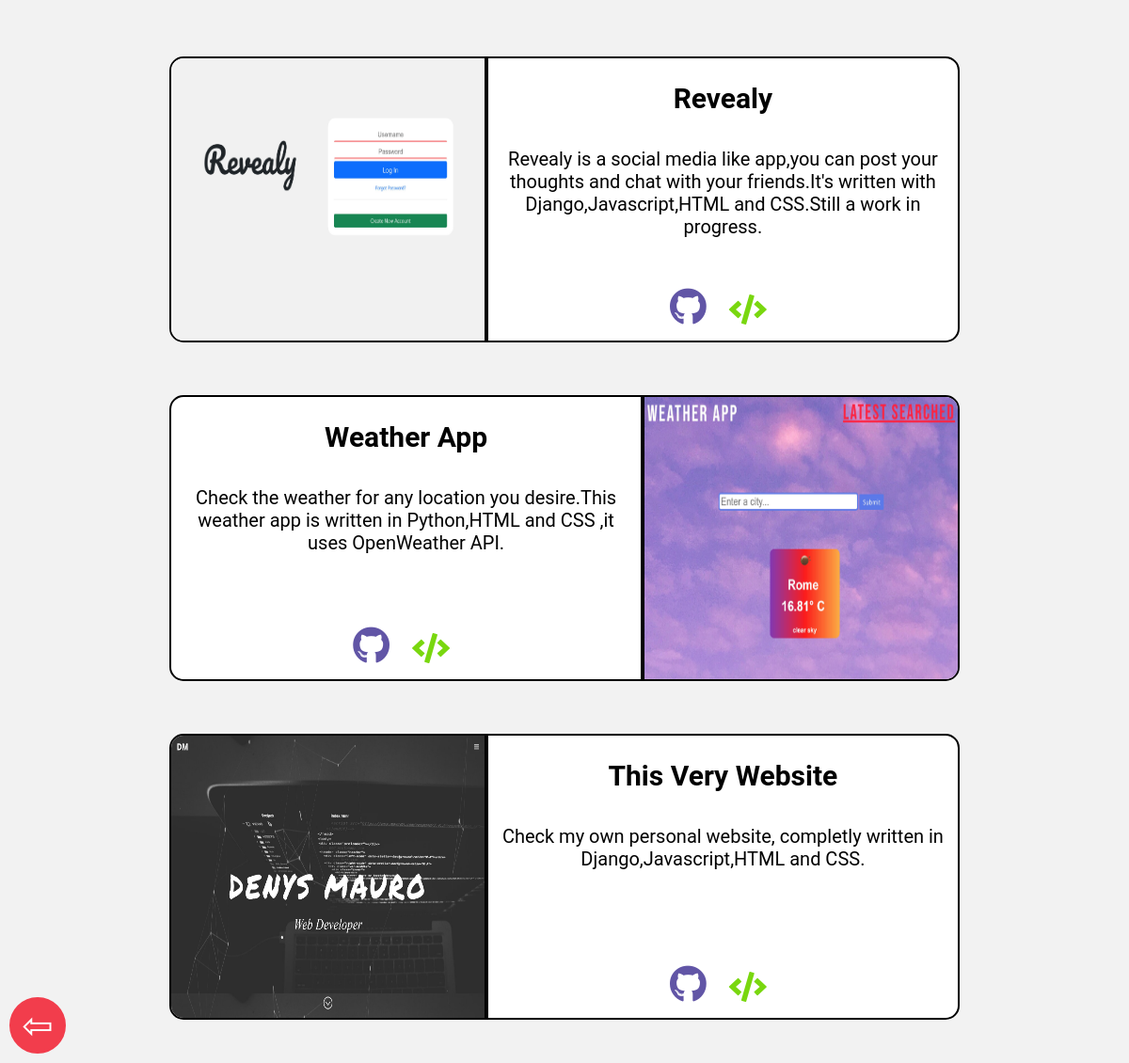
/projects/, run on the app's committed database.
### projects/models.py (models this page shows, shortened)
class ProjectDetail(models.Model):
    name = models.CharField(max_length=50)
    image = models.ImageField(blank=True, upload_to='projects_img/')
    description = models.TextField(max_length=500)
    github_url = models.URLField(max_length=200)
    live_url = models.URLField(max_length=200, blank=True)

### projects/views.py (the view)
# urls.py: path('', base_project, name="base_project"),
def base_project(request):
    all_projects_info = ProjectDetail.objects.all()
    all_projects = []
    for proj_info in all_projects_info:
        all_projects.append(proj_info)
    return render(request, "base_project.html", {'all_projects':all_projects})

### projects/templates/base_project.html (shortened to what this page needs)
<!DOCTYPE html>
{% load static %}
<html lang="en">
<head>
  <link rel='stylesheet' href='https://cdnjs.cloudflare.com/ajax/libs/font-awesome/5.15.4/css/all.min.css'>
  <link rel="stylesheet" href="{% static 'css/base_project.css' %}">
</head>
<body>
<a href="{% url 'website:index' %}"><button title="Back to Main Page" type="button" class="nav">⇦</button></a>
  {% for project in all_projects %}
  {% if forloop.counter0|divisibleby:2 %}
  <div class="container-wrap">
  <div class="img-cont">
  <img src="/media/{{ project.image }}" onerror="this.style.display='none';"></div>
  <div class="proj-d">
    <h2 class="proj-title">{{project.name}}</h2>
    <p>{{ project.description }}</p>
    <div class="icon-cont">
  <ul>
      <li><a href="{{ project.github_url }}" id="links"><i class="fab fa-github"></i></a></li>
      <li><a href="{{ project.live_url }}" id="links"><i class="fas fa-code" {% if not project.live_url %}title="No live code sorry!"{% endif %}></i></a></li>
    </ul>
  </div>
  </div>
  </div>
  {% else %}
    <div class="container-wrap">
  <div class="proj-d-odd">
    <h2 class="proj-title">{{project.name}}</h2>
    <p>{{ project.description }}</p>
    <div class="icon-cont-odd">
  <ul>
      <li><a href="{{ project.github_url }}" id="links"><i class="fab fa-github"></i></a></li>
      <li><a href="{{ project.live_url }}" id="links"><i class="fas fa-code" {% if not project.live_url %}title="No live code sorry!"{% endif %}></i></a></li>
    </ul>
  </div>
  </div>
  <div class="img-cont-odd">
  <img src="/media/{{ project.image }}" onerror="this.style.display='none';"></div>
  </div>
  {% endif %}
  {% endfor %}
</body>
</html>

### projects/static/css/base_project.css (style rules this page uses)
body, html { margin: 0; background-color: #F2F2F2; }
a, button { cursor: pointer; }
.nav { width: 60px; background-color: #F23D4C; height: 60px; text-align: center; border-radius: 50%; border: #F23D4C solid; color: white; font-size: 40px; position: fixed; bottom: 10px; left: 10px; transition: .4s ease-out; }
.container-wrap { width: 70%; height: 300px; margin-left: 15%; margin-right: 15%; margin-top: 5%; display: flex; font-family: 'Roboto',sans-serif; }
.img-cont { background-color: white; width: 40%; height: 100%; flex-grow: 1; border: solid 2px black; border-top-left-radius: 15px; border-bottom-left-radius: 15px; overflow: hidden; }
img { width:100%; height:100%; }
.proj-d { width: 60%; height: 100%; background-color: white; flex-grow: 1; border: solid 2px black; border-top-right-radius: 15px; border-bottom-right-radius: 15px; position: relative; }
.proj-title { text-align: center; font-size: 30px; }
p { padding: 10px; font-size: 20px; word-wrap: break-word; text-align: center; }
ul { display: inline-block; }
ul li { display: inline-block; padding-left: 10px; padding-right: 10px; }
.fa-github { color: #6155a6; font-size: 2.5em; transition: .6s ease-out; }
.fa-code { color: #79D70F; font-size: 2em; padding-right: 50px; transition: .6s ease-out; }
.icon-cont { text-align:center; background-color: white; bottom: 0; position: absolute; width:100%; border-bottom-right-radius: 15px; }
body:last-child { padding-bottom: 50px; }
.img-cont-odd { background-color: white; width: 40%; height: 100%; flex-grow: 1; border: solid 2px black; border-top-right-radius: 15px; border-bottom-right-radius: 15px; overflow: hidden; }
.proj-d-odd { width: 60%; height: 100%; background-color: white; flex-grow: 1; border: solid 2px black; border-top-left-radius: 15px; border-bottom-left-radius: 15px; position: relative; }
.icon-cont-odd { text-align:center; background-color: white; bottom: 0; position: absolute; width:100%; border-bottom-left-radius: 15px; }

### data on the page
ProjectDetail: image (picture), name "Revealy", description "Revealy is a social media like app,you can post your thoughts and chat with your friends.It's written with Django,Javascript,HTML and CSS.Still a work in progress."
ProjectDetail: name "Weather App", description "Check the weather for any location you desire.This weather app is written in Python,HTML and CSS ,it uses OpenWeather API.", image (picture)
ProjectDetail: image (picture), name "This Very Website", description "Check my own personal website, completly written in Django,Javascript,HTML and CSS."
